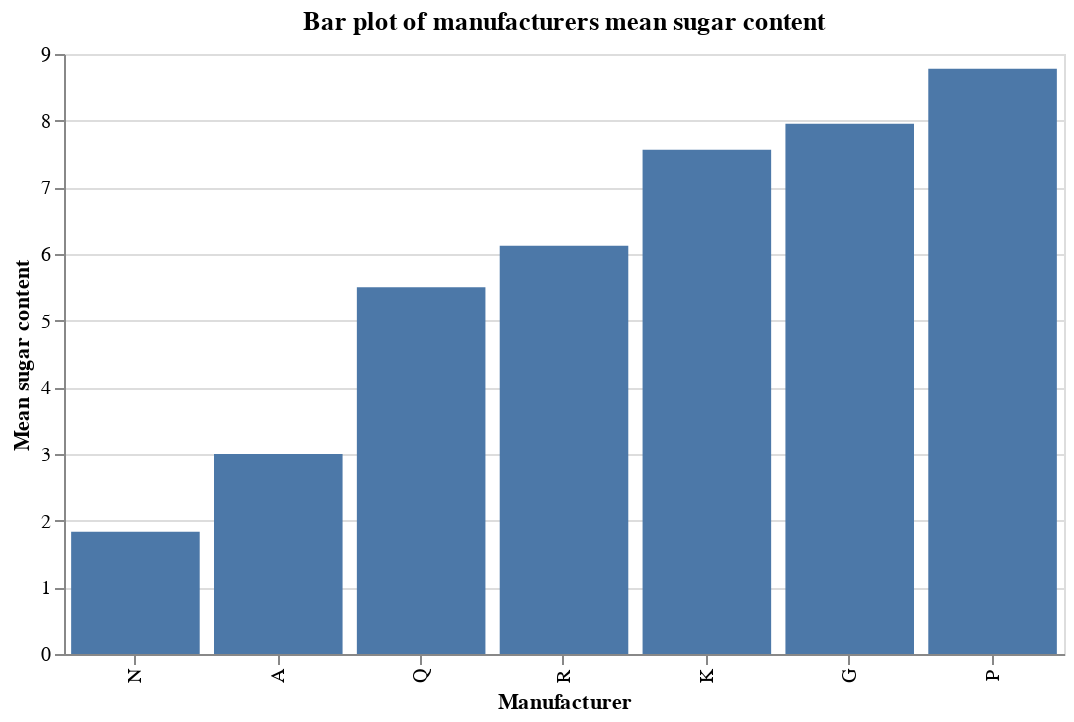

This figure's notebook cell:
### Code cell
chart7 = alt.Chart(mfr_mean, width=500, height=300).mark_bar().encode(
    x=alt.X('mfr:N', sort="y", title="Manufacturer"), 
    y=alt.Y('sugars:Q', title="Mean sugar content") 
).properties(title="Bar plot of manufacturers mean sugar content")
chart7

### Figure 1 — Vega-Lite specification as saved in the notebook (floating-point values rounded to 4 significant figures)
{"config": {"view": {"continuousWidth": 300, "continuousHeight": 300}}, "data": {"name": "data-11f3ab5126f43b4707e249b823d684a0"}, "mark": {"type": "bar"}, "encoding": {"x": {"field": "mfr", "sort": "y", "title": "Manufacturer", "type": "nominal"}, "y": {"field": "sugars", "title": "Mean sugar content", "type": "quantitative"}}, "height": 300, "title": "Bar plot of manufacturers mean sugar content", "width": 500, "$schema": "https://vega.github.io/schema/vega-lite/v5.8.0.json", "datasets": {"data-11f3ab5126f43b4707e249b823d684a0": [{"mfr": "A", "calories": 100.0, "protein": 4.0, "fat": 1.0, "sodium": 0.0, "fiber": 0.0, "carbo": 16.0, "sugars": 3.0, "potass": 95.0, "vitamins": 25.0, "shelf": 2.0, "weight": 1.0, "cups": 1.0, "rating": 54.85}, {"mfr": "G", "calories": 111.4, "protein": 2.318, "fat": 1.364, "sodium": 200.5, "fiber": 1.273, "carbo": 14.73, "sugars": 7.955, "potass": 85.23, "vitamins": 35.23, "shelf": 2.136, "weight": 1.049, "cups": 0.875, "rating": 34.49}, {"mfr": "K", "calories": 108.7, "protein": 2.652, "fat": 0.6087, "sodium": 174.8, "fiber": 2.739, "carbo": 15.13, "sugars": 7.565, "potass": 103.0, "vitamins": 34.78, "shelf": 2.348, "weight": 1.078, "cups": 0.7961, "rating": 44.04}, {"mfr": "N", "calories": 86.67, "protein": 2.833, "fat": 0.1667, "sodium": 37.5, "fiber": 4.0, "carbo": 16.0, "sugars": 1.833, "potass": 121.0, "vitamins": 8.333, "shelf": 1.667, "weight": 0.9717, "cups": 0.7783, "rating": 67.97}, {"mfr": "P", "calories": 108.9, "protein": 2.444, "fat": 0.8889, "sodium": 146.1, "fiber": 2.778, "carbo": 13.22, "sugars": 8.778, "potass": 113.9, "vitamins": 25.0, "shelf": 2.444, "weight": 1.064, "cups": 0.7144, "rating": 41.71}, {"mfr": "Q", "calories": 95.0, "protein": 2.625, "fat": 1.75, "sodium": 92.5, "fiber": 1.337, "carbo": 10.25, "sugars": 5.5, "potass": 74.38, "vitamins": 12.5, "shelf": 2.375, "weight": 0.875, "cups": 0.8237, "rating": 42.92}, {"mfr": "R", "calories": 115.0, "protein": 2.5, "fat": 1.25, "sodium": 198.1, "fiber": 1.875, "carbo": 17.62, "sugars": 6.125, "potass": 89.5, "vitamins": 25.0, "shelf": 2.0, "weight": 1.0, "cups": 0.8712, "rating": 41.54}]}}
